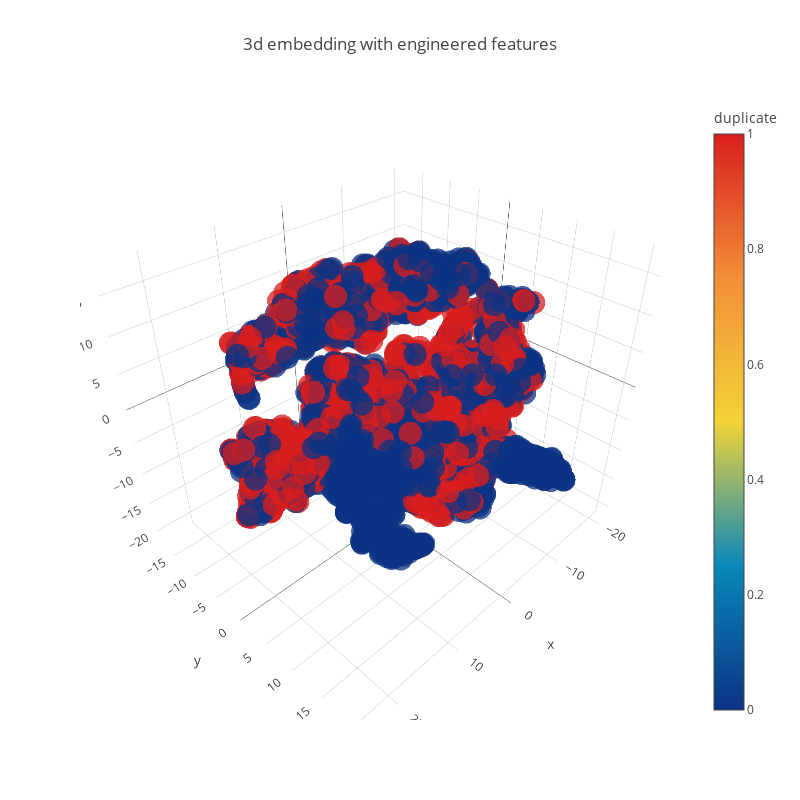

The notebook cell saved with this chart:
### Code cell
trace1 = go.Scatter3d(
    x=tsne3d[:,0],
    y=tsne3d[:,1],
    z=tsne3d[:,2],
    mode='markers',
    marker=dict(
        sizemode='diameter',
        color = y,
        colorscale = 'Portland',
        colorbar = dict(title = 'duplicate'),
        line=dict(color='rgb(255, 255, 255)'),
        opacity=0.75
    )
)

data=[trace1]
layout=dict(height=800, width=800, title='3d embedding with engineered features')
fig=dict(data=data, layout=layout)
py.iplot(fig, filename='3DBubble')

### Figure 1 — Plotly figure (JSON) as saved in the notebook; plotly's stock layout.template omitted (floating-point values rounded to 4 significant figures; data arrays with more than 128 entries replaced by an {"elided": "..."} marker saying what was removed)
{"data": [{"marker": {"color": {"elided": "5000 int values"}, "colorbar": {"title": {"text": "duplicate"}}, "colorscale": "Portland", "line": {"color": "rgb(255, 255, 255)"}, "opacity": 0.75, "sizemode": "diameter"}, "mode": "markers", "type": "scatter3d", "uid": "aa85f103-8eeb-4ab5-b19f-1bc6e3afcd77", "x": {"elided": "5000 float values"}, "y": {"elided": "5000 float values"}, "z": {"elided": "5000 float values"}}], "layout": {"height": 800, "title": {"text": "3d embedding with engineered features"}, "width": 800}}
